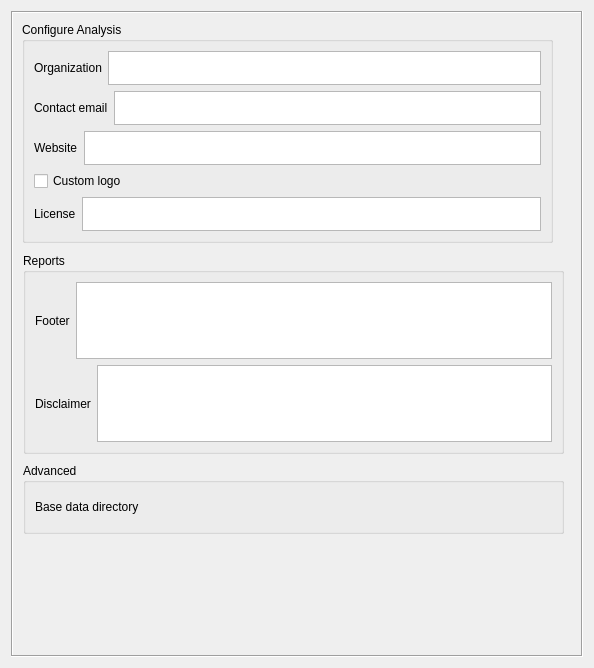
<?xml version="1.0" encoding="UTF-8"?>
<ui version="4.0">
 <class>DlgSettings</class>
 <widget class="QDialog" name="DlgSettings">
  <property name="windowModality">
   <enum>Qt::ApplicationModal</enum>
  </property>
  <property name="geometry">
   <rect>
    <x>0</x>
    <y>0</y>
    <width>594</width>
    <height>668</height>
   </rect>
  </property>
  <property name="minimumSize">
   <size>
    <width>500</width>
    <height>0</height>
   </size>
  </property>
  <property name="windowTitle">
   <string>Settings</string>
  </property>
  <layout class="QVBoxLayout" name="verticalLayout_3">
   <item>
    <widget class="QgsScrollArea" name="scroll_area">
     <property name="frameShape">
      <enum>QFrame::Box</enum>
     </property>
     <property name="widgetResizable">
      <bool>true</bool>
     </property>
     <widget class="QWidget" name="scroll_area_content">
      <property name="geometry">
       <rect>
        <x>0</x>
        <y>0</y>
        <width>572</width>
        <height>646</height>
       </rect>
      </property>
      <widget class="QgsCollapsibleGroupBox" name="gb_advanced">
       <property name="geometry">
        <rect>
         <x>10</x>
         <y>450</y>
         <width>541</width>
         <height>71</height>
        </rect>
       </property>
       <property name="title">
        <string>Advanced</string>
       </property>
       <layout class="QVBoxLayout" name="verticalLayout_4">
        <item>
         <layout class="QHBoxLayout" name="horizontalLayout_8">
          <item>
           <widget class="QLabel" name="lbl_data_dir">
            <property name="text">
             <string>Base data directory</string>
            </property>
           </widget>
          </item>
          <item>
           <widget class="QgsFileWidget" name="folder_data">
            <property name="storageMode">
             <enum>QgsFileWidget::GetDirectory</enum>
            </property>
            <property name="options">
             <set>QFileDialog::ShowDirsOnly</set>
            </property>
           </widget>
          </item>
         </layout>
        </item>
       </layout>
      </widget>
      <widget class="QgsCollapsibleGroupBox" name="gb_reports">
       <property name="geometry">
        <rect>
         <x>10</x>
         <y>240</y>
         <width>541</width>
         <height>201</height>
        </rect>
       </property>
       <property name="title">
        <string>Reports</string>
       </property>
       <layout class="QVBoxLayout" name="verticalLayout">
        <item>
         <layout class="QHBoxLayout" name="horizontalLayout_10">
          <item>
           <widget class="QLabel" name="lbl_footer">
            <property name="text">
             <string>Footer</string>
            </property>
           </widget>
          </item>
          <item>
           <widget class="QTextEdit" name="txt_footer"/>
          </item>
         </layout>
        </item>
        <item>
         <layout class="QHBoxLayout" name="horizontalLayout_7">
          <item>
           <widget class="QLabel" name="lbl_disclaimer">
            <property name="text">
             <string>Disclaimer</string>
            </property>
           </widget>
          </item>
          <item>
           <widget class="QTextEdit" name="txt_disclaimer"/>
          </item>
         </layout>
        </item>
       </layout>
      </widget>
      <widget class="QgsCollapsibleGroupBox" name="mGroupBox_3">
       <property name="geometry">
        <rect>
         <x>9</x>
         <y>9</y>
         <width>531</width>
         <height>221</height>
        </rect>
       </property>
       <property name="title">
        <string>Configure Analysis</string>
       </property>
       <layout class="QVBoxLayout" name="verticalLayout_2">
        <item>
         <layout class="QHBoxLayout" name="horizontalLayout">
          <item>
           <widget class="QLabel" name="lbl_org">
            <property name="text">
             <string>Organization</string>
            </property>
           </widget>
          </item>
          <item>
           <widget class="QTextEdit" name="txt_org"/>
          </item>
         </layout>
        </item>
        <item>
         <layout class="QHBoxLayout" name="horizontalLayout_2">
          <item>
           <widget class="QLabel" name="lbl_email">
            <property name="text">
             <string>Contact email</string>
            </property>
           </widget>
          </item>
          <item>
           <widget class="QTextEdit" name="txt_email"/>
          </item>
         </layout>
        </item>
        <item>
         <layout class="QHBoxLayout" name="horizontalLayout_3">
          <item>
           <widget class="QLabel" name="lbl_website">
            <property name="text">
             <string>Website</string>
            </property>
           </widget>
          </item>
          <item>
           <widget class="QTextEdit" name="txt_website"/>
          </item>
         </layout>
        </item>
        <item>
         <layout class="QHBoxLayout" name="horizontalLayout_4">
          <item>
           <widget class="QCheckBox" name="cb_custom_logo">
            <property name="text">
             <string>Custom logo</string>
            </property>
           </widget>
          </item>
          <item>
           <widget class="QgsFileWidget" name="logo_file">
            <property name="storageMode">
             <enum>QgsFileWidget::GetFile</enum>
            </property>
           </widget>
          </item>
         </layout>
        </item>
        <item>
         <layout class="QHBoxLayout" name="horizontalLayout_5">
          <item>
           <widget class="QLabel" name="lbl_license">
            <property name="text">
             <string>License</string>
            </property>
           </widget>
          </item>
          <item>
           <widget class="QTextEdit" name="txt_license"/>
          </item>
         </layout>
        </item>
       </layout>
      </widget>
     </widget>
    </widget>
   </item>
  </layout>
 </widget>
 <customwidgets>
  <customwidget>
   <class>QgsCollapsibleGroupBox</class>
   <extends>QGroupBox</extends>
   <header>qgscollapsiblegroupbox.h</header>
   <container>1</container>
  </customwidget>
  <customwidget>
   <class>QgsFileWidget</class>
   <extends>QWidget</extends>
   <header>qgsfilewidget.h</header>
  </customwidget>
  <customwidget>
   <class>QgsScrollArea</class>
   <extends>QScrollArea</extends>
   <header>qgis.gui</header>
   <container>1</container>
  </customwidget>
 </customwidgets>
 <resources/>
 <connections/>
</ui>
